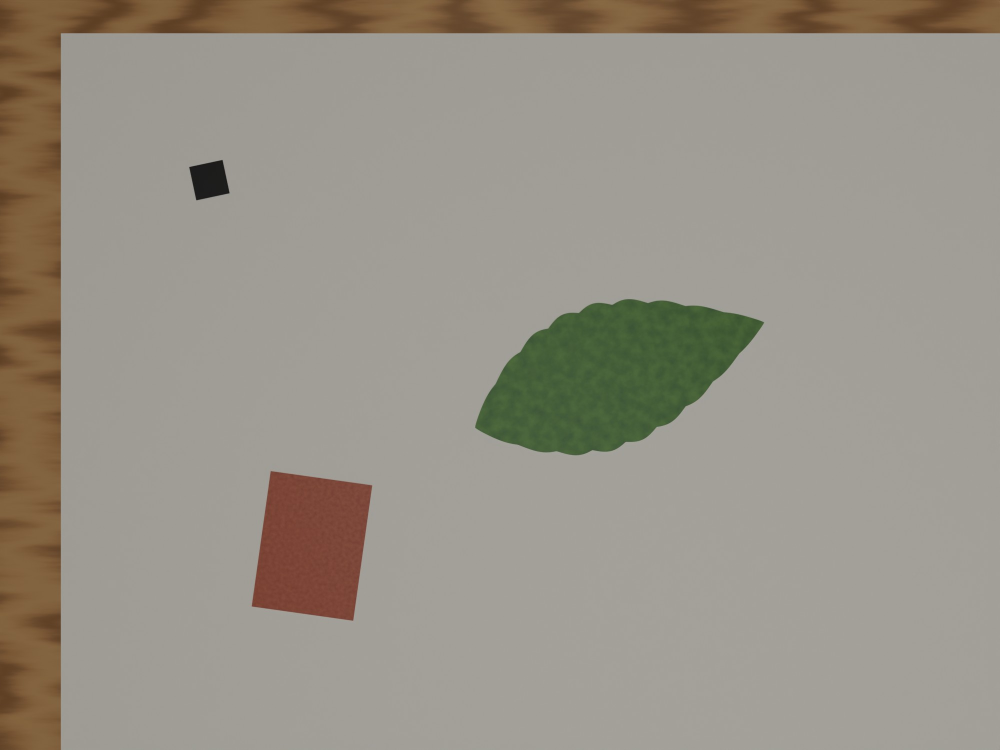
#> input picture backend/tests/fixtures/blender/01_top_baseline.jpg, 2000 x 1500 px (shown at 1/2 size)
$ python -i plane.py   (imports and definitions only)
#> lines starting #> are read from the running program, lines starting #| are printed output that depends on the picture; after the words box and inside, x2 and y2 are one past the last pixel; in counts of white or black regions, pixels touching at a corner belong together
### backend/app/detection.py
"""Автоматический поиск квадратного эталона на фото (без нейросетей).

Шаги:
1. Уменьшаем фото до ~1600 пикс. и делаем его чёрно-белым несколькими способами
   (общий порог Оцу и два локальных порога — на случай неровного света).
2. Находим контуры пятен, оставляем выпуклые четырёхугольники.
3. Проверяем «похожесть на эталон»: стороны примерно равны, углы около 90°,
   внутри ровный цвет, снаружи заметно светлее (или темнее для светлого эталона).
   Ищем три вида эталона: тёмный на светлом, светлый на тёмном и цветной — по насыщенности цвета
   (жёлтый на белом почти не отличается по яркости, но сильно по цвету). При равенстве выигрывает тёмный.
4. Лучшие кандидаты уточняем на полном разрешении: края ищем с точностью до долей
   пикселя по профилю яркости поперёк края, через точки края проводим прямые,
   углы = пересечения прямых.
"""
from __future__ import annotations

import math
import time

import cv2
import numpy as np

from . import config
from .geometry import order_corners, polygon_area, quad_angles, quad_sides


def _odd(n: int) -> int:
    n = int(n)
    return n if n % 2 == 1 else n + 1


def _bilinear(img: np.ndarray, x: np.ndarray, y: np.ndarray) -> np.ndarray:
    h, w = img.shape
    x = np.clip(x, 0, w - 1.001)
    y = np.clip(y, 0, h - 1.001)
    x0 = np.floor(x).astype(np.int64)
    y0 = np.floor(y).astype(np.int64)
    fx = x - x0
    fy = y - y0
    a = img[y0, x0]
    b = img[y0, x0 + 1]
    c = img[y0 + 1, x0]
    d = img[y0 + 1, x0 + 1]
    return (a * (1 - fx) + b * fx) * (1 - fy) + (c * (1 - fx) + d * fx) * fy


# [86 lines left out: functions _restore_corner, _approx_quad, _region_stats, not called in this run]


MAX_MARKER_RATIO = 1 / 3


def _lin(v: float) -> float:
    return float(LINEAR[int(np.clip(round(v), 0, 255))])


COLORFUL = 30  # разница каналов (из 255), с которой тёмное пятно уже цветное: синяя ручка, а не чёрный тонер


# [97 lines left out: functions _find_candidates, _dedup, _line_intersection, not called in this run]


# Яркость JPEG (гамма sRGB) -> линейный свет, в тех же 0..255. Размытие объектива и смаз происходят
# в линейном свете: край там, где яркость ровно посередине между чёрным и фоном именно в линейной шкале.
# В гамма-значениях середина сдвинута в тёмную сторону — размытый эталон находился меньше настоящего
_v = np.arange(256) / 255.0
LINEAR = (np.where(_v <= 0.04045, _v / 12.92, ((_v + 0.055) / 1.055) ** 2.4) * 255.0).astype(np.float32)


# [22 lines left out: function _levels, not called in this run]


CLEAN_DARK = 0.1  # насколько (доля перепада) сторона эталона у края может быть светлее самой тёмной
CLEAN_BG = 0.15  # и насколько фон у края может отличаться от обычного для этой стороны
CLEAN_MIN = 0.2  # чистых профилей должно остаться хотя бы столько, иначе берём все


# [105 lines left out: functions refine_corners, _squares_on_sheet, not called in this run]


def to_gray(bgr: np.ndarray) -> np.ndarray:
    return bgr if bgr.ndim == 2 else cv2.cvtColor(bgr, cv2.COLOR_BGR2GRAY)


# [33 lines left out: functions _chroma, _color_channel, _drop_substrates, not called in this run]


# Тёмный квадрат на светлом — привычный эталон; светлый на тёмном и цветной уступают ему при равенстве:
# белый лист на тёмном столе или цветная наклейка не должны перебить настоящий эталон
POLARITY_WEIGHT = {"dark": 1.0, "light": 0.9, "color": 0.8}
POLARITIES = {"dark": ["dark"], "light": ["light"], "color": ["color"], "any": ["dark", "light", "color"]}


# [96 lines left out: function detect_marker, not called in this run]

### backend/app/config.py
"""Настройки бэкенда. Любое значение можно переопределить переменной окружения или в .env."""
from __future__ import annotations

import os
from pathlib import Path

from dotenv import load_dotenv

# backend/app/config.py -> корень репозитория (на сервере это /srv/app)
ROOT_DIR = Path(__file__).resolve().parents[2]
load_dotenv(ROOT_DIR / ".env")


def _env_float(name: str, default: float) -> float:
    try:
        return float(os.environ.get(name, default))
    except ValueError:
        return default


def _env_int(name: str, default: int) -> int:
    try:
        return int(os.environ.get(name, default))
    except ValueError:
        return default


# Где хранить загруженные фото и результаты
DATA_DIR = Path(os.environ.get("ONESCALE_DATA_DIR", Path(__file__).resolve().parent.parent / "data"))

# Сторона эталонного квадрата по умолчанию, мм (по ТЗ — 1×1 см)
DEFAULT_MARKER_MM = _env_float("ONESCALE_MARKER_MM", 10.0)

# Допуск изготовления эталона, мм (входит в оценку погрешности)
MARKER_TOLERANCE_MM = _env_float("ONESCALE_MARKER_TOL_MM", 0.1)

# Точность указания углов эталона, пикселей (1 сигма)
MANUAL_CORNER_SIGMA_PX = _env_float("ONESCALE_MANUAL_SIGMA_PX", 1.0)
MIN_AUTO_CORNER_SIGMA_PX = 0.3

# Когда включать исправление перспективы в режиме "auto":
# если противоположные стороны эталона отличаются больше чем на эту долю
# (эталон выглядит трапецией, а не параллелограммом)
TILT_SIDE_RATIO = _env_float("ONESCALE_TILT_SIDE_RATIO", 0.08)

# Предупреждения
SMALL_MARKER_PX = _env_float("ONESCALE_SMALL_MARKER_PX", 60.0)       # эталон мелкий
SMALL_SEGMENT_PX = _env_float("ONESCALE_SMALL_SEGMENT_PX", 150.0)    # эталон-отрезок короткий
STRONG_TILT_DEG = _env_float("ONESCALE_STRONG_TILT_DEG", 12.0)       # заметный наклон камеры
NOT_SQUARE_RATIO = _env_float("ONESCALE_NOT_SQUARE_RATIO", 0.06)     # эталон не квадратный
FAR_FROM_MARKER_SIDES = _env_float("ONESCALE_FAR_SIDES", 12.0)       # объект далеко от эталона

# Фокусное расстояние в пересчёте на 35 мм, если в фото нет EXIF: основная камера телефона.
# По нему восстанавливается наклон камеры над столом (pose.py)
DEFAULT_FOCAL35_MM = _env_float("ONESCALE_DEFAULT_FOCAL35_MM", 26.0)
POSE_STRONG_TILT_DEG = _env_float("ONESCALE_POSE_STRONG_TILT_DEG", 20.0)  # с какого наклона предупреждать
SHEET_STRONG_SQUASH = 0.7  # эталон на фото сжат сильнее (короткая сторона < 0,7 длинной) — наклон больше ~45°
PERSPECTIVE_WARN_PCT = _env_float("ONESCALE_PERSPECTIVE_WARN_PCT", 4.0)   # погрешность перспективы, с которой предупреждать

# Поиск эталона: максимальная сторона уменьшенной копии
DETECT_MAX_SIDE = _env_int("ONESCALE_DETECT_MAX_SIDE", 1600)
DETECT_MAX_CANDIDATES = _env_int("ONESCALE_DETECT_MAX_CANDIDATES", 5)

# Ограничения на загрузку
MAX_UPLOAD_MB = _env_float("ONESCALE_MAX_UPLOAD_MB", 1.0)  # сайт сам сжимает фото до 1 МБ (frontend/src/lib/compress.ts)
# 50 Мп в памяти — около 150 МБ, а сервису на сервере дано 450 МБ. Сайт и так шлёт не больше 4096 px по стороне
MAX_IMAGE_PIXELS = _env_int("ONESCALE_MAX_IMAGE_PIXELS", 50_000_000)
# Весь запрос целиком (несколько фото за раз через API), МБ
MAX_REQUEST_MB = _env_float("ONESCALE_MAX_REQUEST_MB", 20.0)
# Сколько фото может хранить один браузер и сколько места оставлять на диске сервера
MAX_IMAGES_PER_WORKSPACE = _env_int("ONESCALE_MAX_IMAGES_PER_WORKSPACE", 300)
MIN_FREE_DISK_MB = _env_float("ONESCALE_MIN_FREE_DISK_MB", 500.0)

# Сколько фото держать в памяти для быстрой работы (на маленьком сервере — меньше)
CACHE_IMAGES = max(1, _env_int("ONESCALE_CACHE_IMAGES", 6))

# Приведение к масштабу: ограничение размера выходной картинки
MAX_OUTPUT_SIDE = _env_int("ONESCALE_MAX_OUTPUT_SIDE", 8000)

# Вход через Флида ID: Client ID проекта «Акулы хакатонов». Это не секрет — браузер всё равно его видит.
# Client Secret сайту не нужен и в код не попадает. Другой проект — FLIDA_CLIENT_ID в .env
FLIDA_CLIENT_ID = os.environ.get("FLIDA_CLIENT_ID", "").strip() or "01a14946-555d-7956-92be-2cb721e15313"
FLIDA_USERINFO_URL = "https://id.flida.ru/api/oidc/userinfo"
SESSION_DAYS = _env_int("ONESCALE_SESSION_DAYS", 30)

ALLOWED_EXTENSIONS = {".jpg", ".jpeg", ".png", ".tif", ".tiff", ".bmp", ".webp", ".heic", ".heif"}

### backend/app/plane.py
"""Перспектива по листу бумаги, на котором лежит эталон.

Эталон 1×1 см слишком мал, чтобы по нему увидеть наклон камеры: при наклоне 5–10° его стороны
отличаются меньше чем на пиксель, а образец в 10 см от эталона уже меряется с ошибкой 10–20%.
Края листа — длинные прямые через весь кадр — показывают наклон гораздо точнее.

Как это работает (простыми словами):
1. Ищем светлый четырёхугольник, внутри которого лежит эталон, целиком в кадре.
2. Уточняем каждую сторону листа до долей пикселя и проводим через неё прямую.
3. Противоположные стороны листа на столе параллельны, на фото они сходятся в «точках схода».
   Две точки схода задают «линию горизонта» плоскости стола — по ней снимаем перспективу.
4. Оставшееся растяжение и масштаб берём по эталону (он квадратный и ровно 10 мм).
5. Проверка: после исправления углы листа должны выйти прямыми. Если нет — это не лист
   (или он смят), и мы его не используем.
"""
from __future__ import annotations

import math

import cv2
import numpy as np

from .geometry import apply_transform, fit_affine, marker_square_mm, order_corners, polygon_area

WORK_SIDE = 1000  # сторона уменьшенной копии для поиска листа
MIN_AREA = 0.06  # лист занимает хотя бы 6% кадра
MAX_ANGLE_DEV = 2.5  # после исправления углы листа — прямые с точностью до 2,5°
MAX_LINE_RMS = 1.2  # края листа прямые: разброс точек края от прямой не больше 1,2 пикс.
OPPOSITE_MAX_DEG = 120  # противоположные стороны листа на фото сходятся: при наклоне 60° — почти под прямым углом


def _candidates(gray_small: np.ndarray) -> list[np.ndarray]:
    """Области листа разными способами: общий порог Оцу и локальный (на случай света сбоку).
    Лист обычно светлее стола, но цветная бумага на белом столе — темнее: пробуем и так, и так."""
    blur = cv2.GaussianBlur(gray_small, (5, 5), 0)
    bright = cv2.threshold(blur, 0, 255, cv2.THRESH_BINARY + cv2.THRESH_OTSU)[1]
    bs = (max(gray_small.shape) // 3) | 1
    local = cv2.adaptiveThreshold(blur, 255, cv2.ADAPTIVE_THRESH_MEAN_C, cv2.THRESH_BINARY, bs, -4)
    masks = [bright, local, 255 - bright]
    k = cv2.getStructuringElement(cv2.MORPH_ELLIPSE, (9, 9))
    # образцы и эталон на листе темнее его: закрываем «дырки», чтобы лист был одним куском
    return [cv2.morphologyEx(cv2.morphologyEx(m, cv2.MORPH_OPEN, k), cv2.MORPH_CLOSE, k, iterations=3) for m in masks]


# [10 lines left out: function _quad, not called in this run]


def _edge_line(lin: np.ndarray, p0: np.ndarray, p1: np.ndarray, inside: np.ndarray):
    """Два прохода: широкое окно ±24 пикс. находит край, даже если грубая прямая мимо на десяток пикселей,
    узкое ±6 пикс. вокруг найденной прямой уточняет его, не задевая соседних предметов."""
    first = _edge_pass(lin, p0, p1, inside, 24.0)
    if first is None:
        return None
    vx, vy, x0, y0 = first[0]
    d = np.array([vx, vy])
    q0 = np.array([x0, y0]) + np.dot(p0 - [x0, y0], d) * d  # концы отрезка — на найденной прямой
    q1 = np.array([x0, y0]) + np.dot(p1 - [x0, y0], d) * d
    return _edge_pass(lin, q0, q1, inside, 6.0) or first


def _edge_pass(lin: np.ndarray, p0: np.ndarray, p1: np.ndarray, inside: np.ndarray, r: float):
    """Прямая края листа по точкам перехода яркости поперёк стороны (в линейном свете, порог — середина
    между уровнями по обе стороны в этом же месте). Возвращает (прямая vx,vy,x0,y0; разброс; число точек)."""
    from .detection import _bilinear

    d = p1 - p0
    length = float(np.hypot(*d))
    d /= length
    n = np.array([d[1], -d[0]])
    if np.dot(n, (p0 + p1) / 2 - inside) < 0:
        n = -n  # n смотрит наружу листа
    k = int(np.clip(length / 3, 20, 600))
    ts = np.linspace(0.08, 0.92, k)  # у самых углов край скругляется — не берём
    base = p0[None, :] + ts[:, None] * (p1 - p0)[None, :]
    offs = np.arange(-r, r + 1e-9, 0.25)
    prof = _bilinear(lin, base[:, 0:1] + offs[None, :] * n[0], base[:, 1:2] + offs[None, :] * n[1])
    pts = []
    for row, b in zip(prof, base):
        sheet_lvl = np.median(row[offs <= -r / 2])
        table_lvl = np.median(row[offs >= r / 2])
        if abs(sheet_lvl - table_lvl) < 8:
            continue  # здесь край перекрыт образцом или тенью
        # лист обычно светлее стола, но бывает и наоборот — переход ищем в нужную сторону
        s = (row - (sheet_lvl + table_lvl) / 2) * np.sign(sheet_lvl - table_lvl)
        idx = np.where((s[:-1] > 0) & (s[1:] <= 0))[0]
        if len(idx) == 0:
            continue
        j = idx[np.argmin(np.abs(offs[idx]))]  # полосы дерева дают лишние переходы — берём ближайший к грубой прямой
        o = offs[j] + s[j] / (s[j] - s[j + 1] + 1e-12) * (offs[j + 1] - offs[j])
        pts.append(b + o * n)
    if len(pts) < 10:
        return None
    pts = np.array(pts, np.float32)
    good = np.ones(len(pts), bool)
    for _ in range(3):
        line = cv2.fitLine(pts[good], cv2.DIST_HUBER, 0, 0.01, 0.01).ravel()
        vx, vy, x0, y0 = line
        res = np.abs((pts[:, 0] - x0) * vy - (pts[:, 1] - y0) * vx)
        good = res < max(3 * np.median(res[good]) * 1.4826, 0.6)
        if good.sum() < 10:
            return None
    # точки края должны покрывать большую часть отрезка, а не сбиться у его концов
    along = (pts[good] - p0) @ d
    if along.max() - along.min() < 0.6 * length:
        return None
    return line, float(np.sqrt(np.mean(res[good] ** 2))), int(good.sum())


def _homog_line(line) -> np.ndarray:
    vx, vy, x0, y0 = line
    return np.cross([x0, y0, 1.0], [x0 + vx, y0 + vy, 1.0])


# [19 lines left out: functions plane_from_sheet, _angles, not called in this run]


def _angle_between(l1, l2) -> float:
    a = math.degrees(abs(math.atan2(l1[1], l1[0]) - math.atan2(l2[1], l2[0]))) % 180
    return min(a, 180 - a)


def _same_line(l1, l2) -> bool:
    if _angle_between(l1, l2) > 2.5:
        return False
    vx, vy, x0, y0 = l1
    return abs((l2[2] - x0) * vy - (l2[3] - y0) * vx) < 4


def _side_lines(contour: np.ndarray, s: float, ws: int, hs: int, lin: np.ndarray) -> list:
    """Прямые сторон листа: отрезки контура, кроме идущих вдоль края кадра, уточнённые на полном разрешении."""
    hull = cv2.convexHull(contour)
    # допуск 2,5 пикс. уменьшенной копии: грубая прямая не дальше пары пикселей от настоящего края
    poly = cv2.approxPolyDP(hull, 2.5, True).reshape(-1, 2).astype(np.float64)
    inside = poly.mean(axis=0) / s
    near = lambda p: (p[0] < 4, p[1] < 4, p[0] > ws - 5, p[1] > hs - 5)  # noqa: E731
    lines = []
    for i in range(len(poly)):
        a, b = poly[i], poly[(i + 1) % len(poly)]
        if np.hypot(*(b - a)) < 0.08 * max(ws, hs):
            continue
        if any(x and y for x, y in zip(near(a), near(b))):
            continue  # отрезок лежит на краю кадра — это не край листа
        fit = _edge_line(lin, a / s, b / s, inside)
        if fit is None or fit[1] > MAX_LINE_RMS:
            continue
        if any(_same_line(fit[0], l[0]) for l in lines):
            continue  # тот же край, разорванный образцом
        lines.append(fit)
    return lines


# [50 lines left out: function _horizon_3, not called in this run]


# стандартные листы, мм: A4 и Letter — по ним проверяем, что три найденные стороны действительно лист
PAPER_MM = (210.0, 297.0, 215.9, 279.4)


# [63 lines left out: functions find_sheet, _around, _top_view, not called in this run]


def sheet_views(gray: np.ndarray) -> list[tuple[np.ndarray, np.ndarray]]:
    """Листы, видимые всеми четырьмя сторонами: (контур в пикселях фото, гомография «фото -> вид сверху»).
    Нужны, чтобы узнать эталон при сильном наклоне камеры: на фото он сжат вдвое и сам на квадрат не похож."""
    from .detection import LINEAR

    H_img, W_img = gray.shape
    s = min(1.0, WORK_SIDE / max(H_img, W_img))
    small = cv2.resize(gray, None, fx=s, fy=s, interpolation=cv2.INTER_AREA) if s < 1 else gray
    lin = cv2.GaussianBlur(LINEAR[gray] if gray.dtype == np.uint8 else gray.astype(np.float32), (0, 0), 1.0)
    hs, ws = small.shape
    out = []
    for mask in _candidates(small):
        contours, _ = cv2.findContours(mask, cv2.RETR_EXTERNAL, cv2.CHAIN_APPROX_SIMPLE)
        for c in contours:
            if cv2.contourArea(c) < MIN_AREA * hs * ws:
                continue
            fits = _side_lines(c, s, ws, hs, lin)
            if len(fits) != 4:
                continue
            lines = [f[0] for f in _around(fits, c, s)]
            if _angle_between(lines[0], lines[2]) > OPPOSITE_MAX_DEG or _angle_between(lines[1], lines[3]) > OPPOSITE_MAX_DEG:
                continue
            hl = [_homog_line(l) for l in lines]
            out.append((c.reshape(-1, 2) / s, _top_view(np.cross(hl[0], hl[2]), np.cross(hl[1], hl[3]), W_img, H_img)))
    return out


# [47 lines left out: function _solve, not called in this run]

>>> import cv2
>>> picture = cv2.imread('../tests/fixtures/blender/01_top_baseline.jpg', cv2.IMREAD_GRAYSCALE)
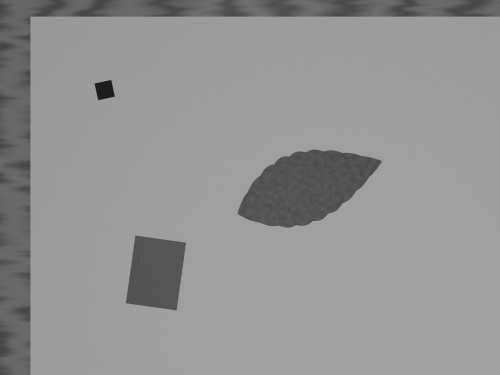
#> picture: shape (1500, 2000) (shown at 1/4 size); min 21, max 169, mean 146.9
>>> result = sheet_views(picture)
#> in sheet_views, `small = cv2.resize(gray, None, fx=s, fy=s, interpolation=cv2.INTER_ARE..`:
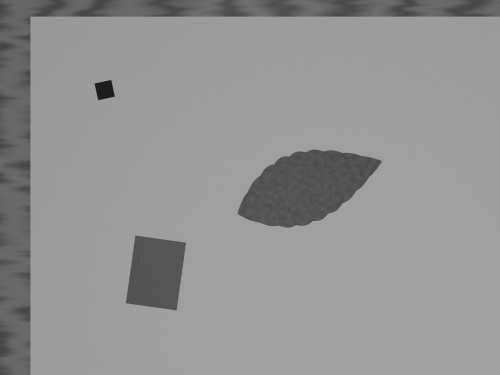
#> small: shape (750, 1000) (shown at 1/2 size); min 26, max 163, mean 147
#> in sheet_views, `lin = cv2.GaussianBlur(LINEAR[gray] if gray.dtype == np.uint8 else gra..`:
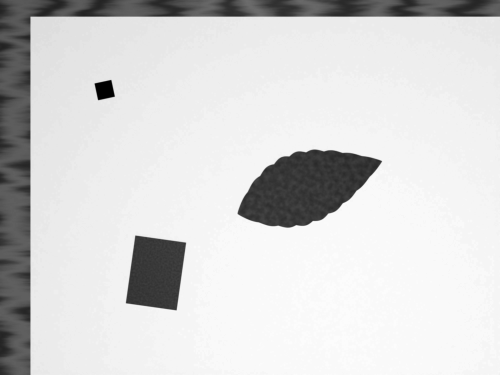
#> lin: shape (1500, 2000) float32 (shown at 1/4 size); min 2.79, max 91.61, mean 77.3; drawn with min black and max white
#> in _candidates, `bright = cv2.threshold(blur, 0, 255, cv2.THRESH_BINARY + cv2.THRESH_OT..`:
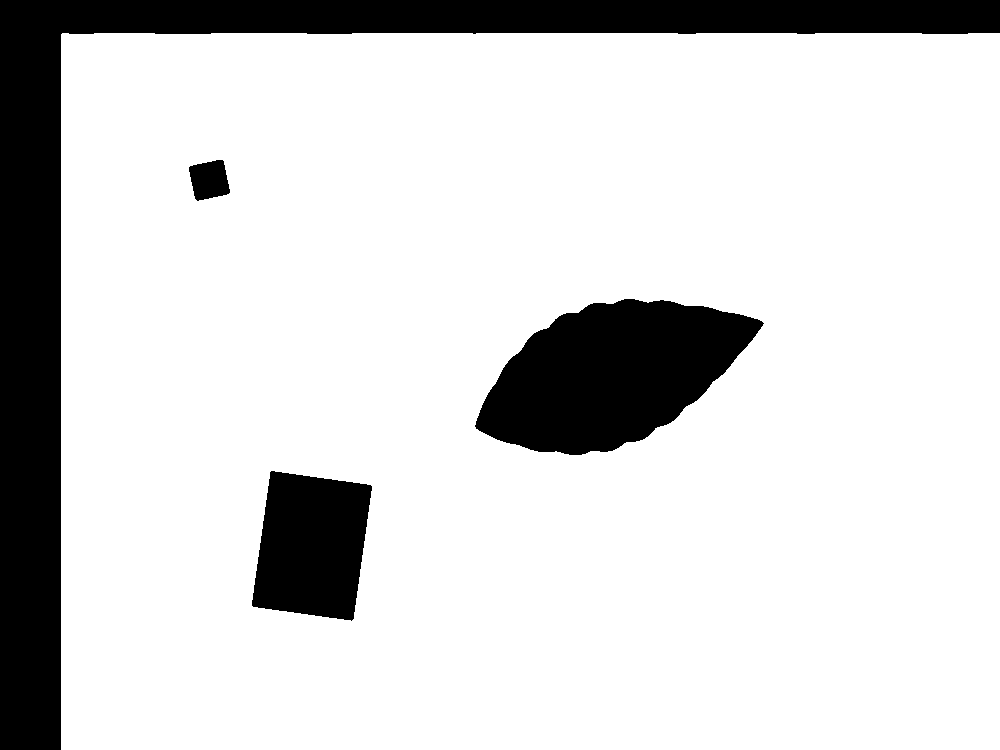
#> bright: shape (750, 1000); 83.8% white; 4 black regions, box (x1, y1, x2, y2) and area: (0, 0, 1000, 750) 76949, (475, 299, 764, 455) 29078, (252, 471, 372, 621) 14065, (189, 160, 230, 201) 1260
#> in _candidates, `bs = (max(gray_small.shape) // 3) | 1`: bs = 333
#> in _candidates, `local = cv2.adaptiveThreshold(blur, 255, cv2.ADAPTIVE_THRESH_MEAN_C, c..`:
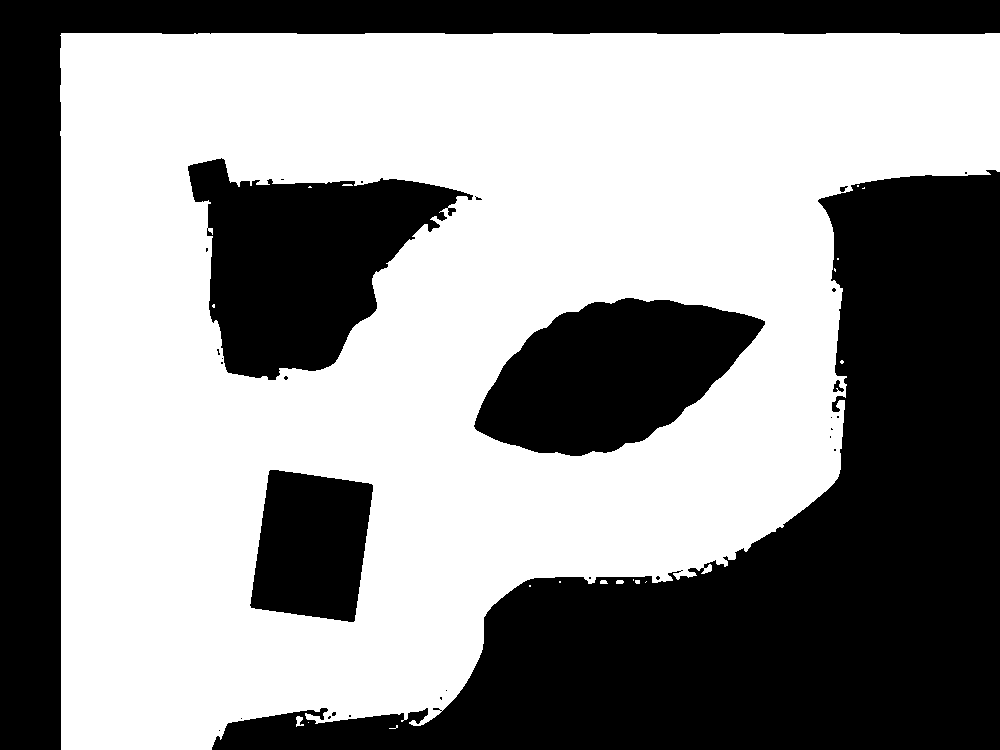
#> local: shape (750, 1000); 56.6% white; 31 black regions (24 under 20 px), largest, box (x1, y1, x2, y2) and area: (212, 170, 1000, 750) 169162, (0, 0, 1000, 750) 77072, (188, 158, 473, 380) 34565
#> the loop in sheet_views, `for mask in _candidates(small):` made 3 passes
#> pass 1, in _bilinear, `x = np.clip(x, 0, w - 1.001)`:
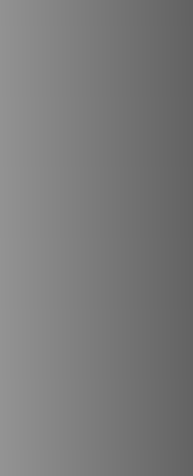
#> x: shape (476, 193) float64; min 98.16, max 147.8, mean 123
#> after the loop in sheet_views, `for mask in _candidates(small):`: out = []
#> result = []
